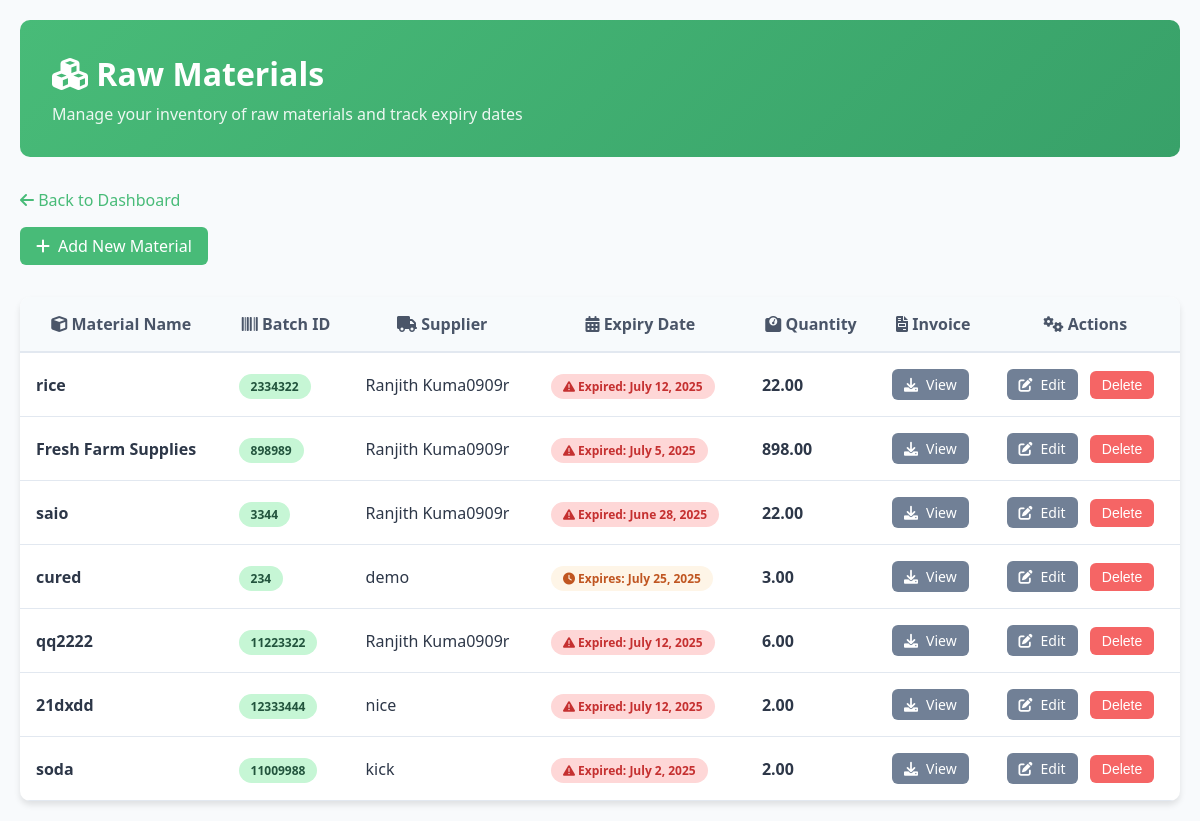
The page /rawmaterials/ (signed in) on the database as committed earlier.
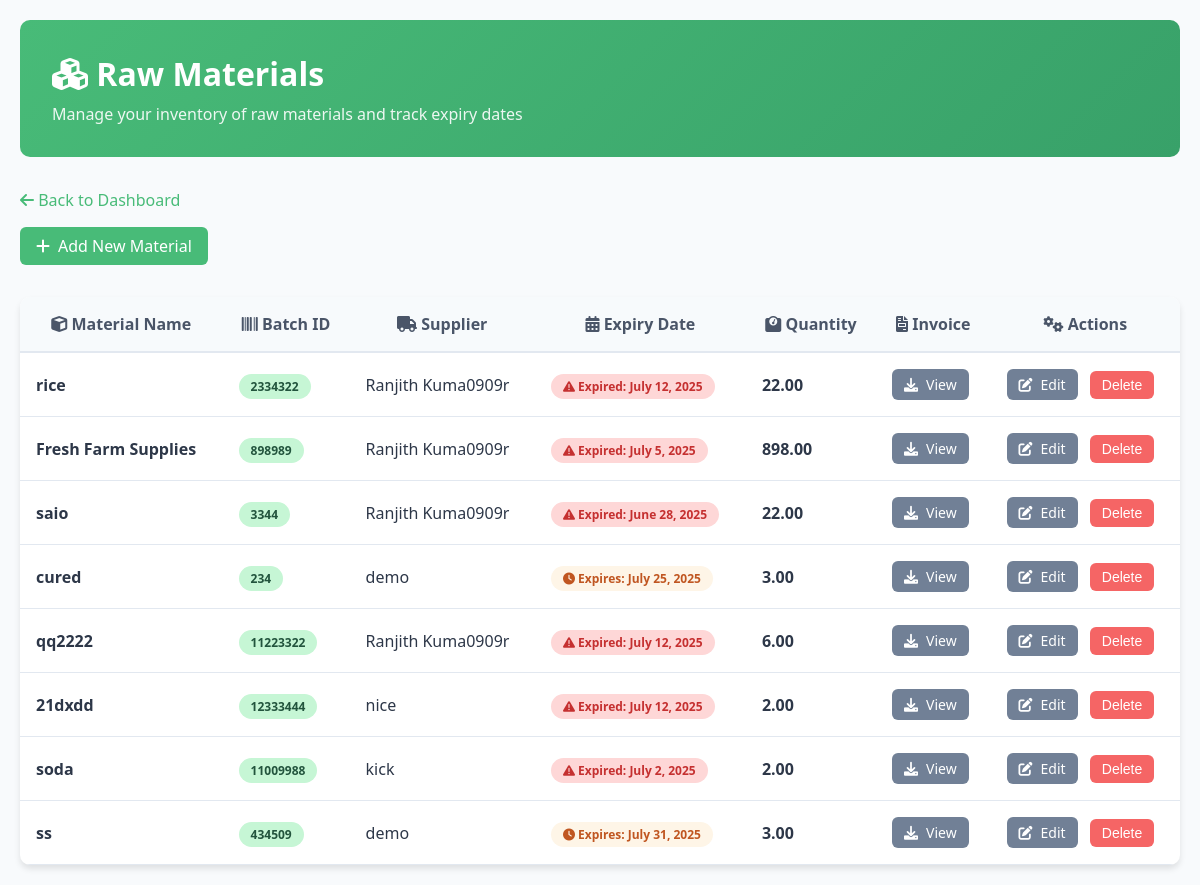
The same page on the database as committed later.
### inventory_app/models.py (models this page shows, shortened)
class RawMaterial(models.Model):
    name = models.CharField(max_length=100)
    batch_id = models.CharField(max_length=50, unique=True)
    supplier = models.ForeignKey(Supplier, on_delete=models.CASCADE)
    expiry = models.DateField()
    quantity = models.FloatField()
    invoice = models.FileField(upload_to='invoices/', null=True, blank=True)

class Supplier(models.Model):
    name = models.CharField(max_length=100)
    email = models.EmailField()
    reliability_score = models.FloatField(default=0.0)  # 0 to 100

### inventory_app/views.py (the view)
# urls.py: path('rawmaterials/', views.rawmaterial_list, name='rawmaterial_list'),
@login_required
def rawmaterial_list(request):
    rawmaterials = RawMaterial.objects.all()
    return render(request, 'rawmaterial_list_beautiful.html', {'rawmaterials': rawmaterials})

### inventory_app/templates/rawmaterial_list_beautiful.html (shortened to what this page needs)
<!DOCTYPE html>
<html>
<head>
    <link href="https://cdnjs.cloudflare.com/ajax/libs/font-awesome/6.0.0/css/all.min.css" rel="stylesheet">
</head>
<body>
    <div class="container">
        <div class="header">
            <h1><i class="fas fa-cubes"></i> Raw Materials</h1>
            <p>Manage your inventory of raw materials and track expiry dates</p>
        </div>
        <a href="{% url 'dashboard' %}" class="nav-link"><i class="fas fa-arrow-left"></i> Back to Dashboard</a>
        <div class="actions">
            <a href="{% url 'rawmaterial_create' %}" class="btn btn-primary">
                <i class="fas fa-plus"></i> Add New Material
            </a>
        </div>
        {% if rawmaterials %}
        <div class="card">
            <table>
                <thead>
                    <tr>
                        <th><i class="fas fa-cube"></i> Material Name</th>
                        <th><i class="fas fa-barcode"></i> Batch ID</th>
                        <th><i class="fas fa-truck"></i> Supplier</th>
                        <th><i class="fas fa-calendar-alt"></i> Expiry Date</th>
                        <th><i class="fas fa-weight"></i> Quantity</th>
                        <th><i class="fas fa-file-invoice"></i> Invoice</th>
                        <th><i class="fas fa-cogs"></i> Actions</th>
                    </tr>
                </thead>
                <tbody>
                    {% for material in rawmaterials %}
                    <tr>
                        <td><strong>{{ material.name }}</strong></td>
                        <td><span class="badge badge-success">{{ material.batch_id }}</span></td>
                        <td>{{ material.supplier.name }}</td>
                        <td>
                            {% now "Y-m-d" as today %}
                            {% if material.expiry|date:"Y-m-d" < today %}
                                <span class="badge badge-danger">
                                    <i class="fas fa-exclamation-triangle"></i> Expired: {{ material.expiry }}
                                </span>
                            {% elif material.expiry|timeuntil|slice:":2" <= "7 " %}
                                <span class="badge badge-warning">
                                    <i class="fas fa-clock"></i> Expires: {{ material.expiry }}
                                </span>
                            {% else %}
                                {{ material.expiry }}
                            {% endif %}
                        </td>
                        <td><strong>{{ material.quantity|floatformat:2 }}</strong></td>
                        <td>
                            {% if material.invoice %}
                                <a href="{{ material.invoice.url }}" target="_blank" class="btn btn-secondary btn-sm">
                                    <i class="fas fa-download"></i> View
                                </a>
                            {% else %}
                                <span style="color: #a0aec0;">No invoice</span>
                            {% endif %}
                        </td>
                        <td>
                            <a href="{% url 'rawmaterial_update' pk=material.pk %}" class="btn btn-secondary btn-sm">
                                <i class="fas fa-edit"></i> Edit
                            </a>
                            <form method="POST" action="{% url 'rawmaterial_delete' pk=material.pk %}" style="display: inline;">
                                <input type="submit" value="Delete" class="btn btn-danger btn-sm" onclick="return confirm('Delete this material?')" style="margin-left: 0.5rem;" />
                            </form>
                        </td>
                    </tr>
                    {% endfor %}
                </tbody>
            </table>
        </div>
        {% endif %}
    </div>
</body>
</html>

Rows that differ between the two databases and show on the page:
added RawMaterial: name "ss", batch_id "434509", supplier.name "demo", expiry "July 31, 2025", quantity "3.00"
